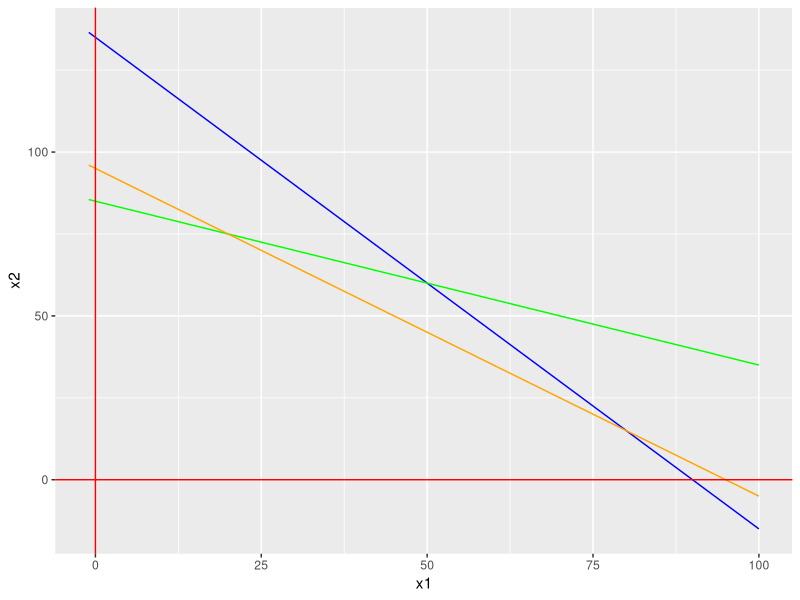
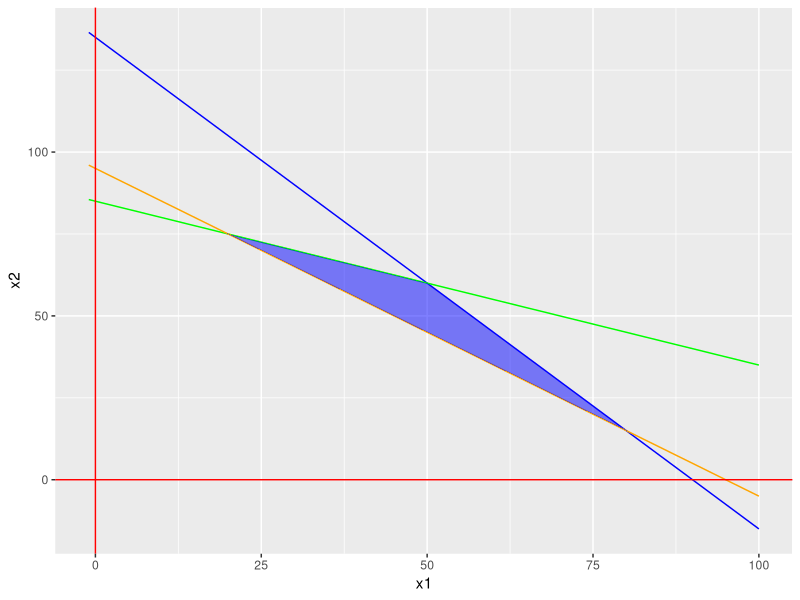
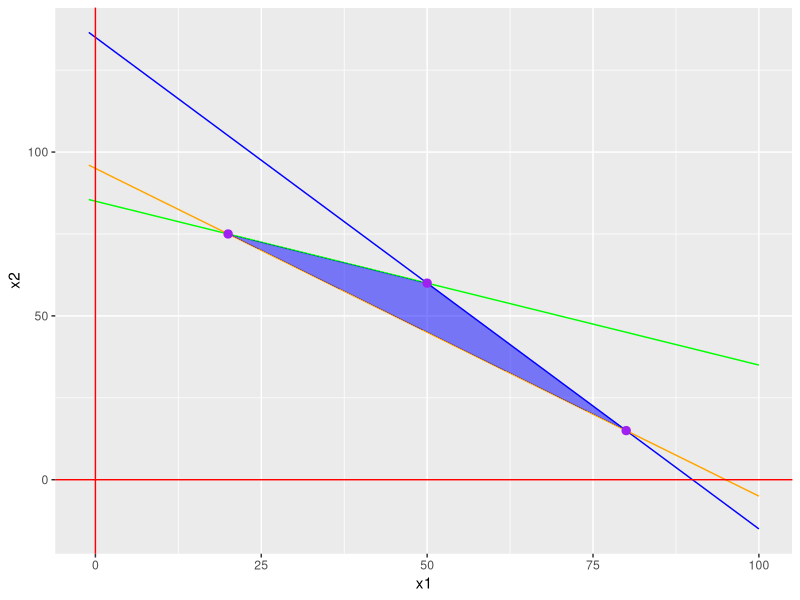
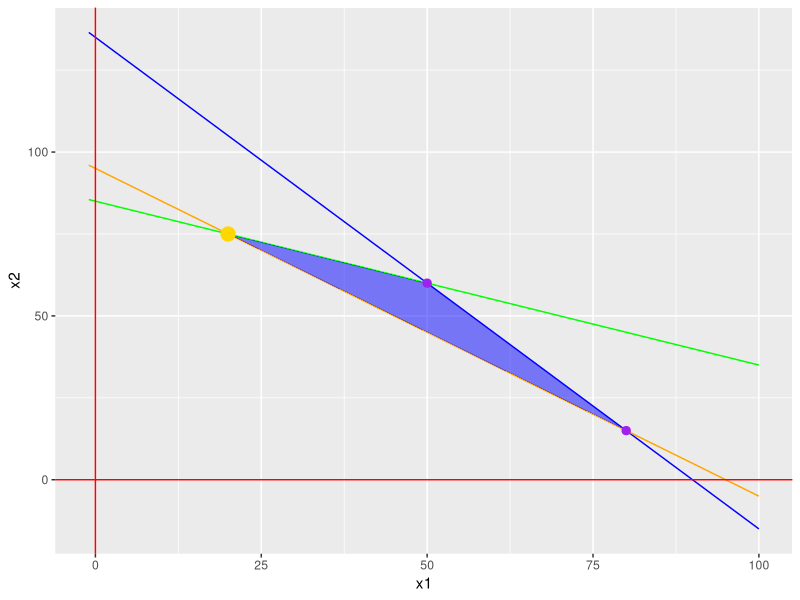

Generate these figures, in order, with R:
## ---- chunk 1
knitr::opts_chunk$set(echo = TRUE)
## ---- chunk 2
# Restricciones
R1 = function(x1) 135-1.5*x1
R2 = function(x1) 85-0.5*x1
R3 = function(x1) 95-x1

x1 = seq(-1,100, length.out=100)
datos = data.frame(x1,
                   x2=R1(x1),
                   x2.2=R2(x1),
                   x2.3=R3(x1))
## ---- chunk 3

library(ggplot2)
p = ggplot(datos, aes(x=x1)) +
  geom_line(aes(y=x2), col="blue") +
  geom_line(aes(y=x2.2), col="green") +
  geom_line(aes(y=x2.3), col="orange") +
  geom_vline(xintercept = 0, col="red") +
  geom_hline(yintercept = 0, col="red")

p
## ---- chunk 4
datos = transform(datos,
                  z=pmax(x2.3,pmin(x2,x2.2)))

p = p + geom_ribbon(data=datos,
                    aes(ymin=x2.3,ymax=z),
                    fill="blue", alpha=0.5)
p
## ---- chunk 5
A = rbind(c(30,20),
          c(5,10),
          c(1,1))

b = c(2700,850,95)

pto.R1R2 = solve(A[1:2,], b[1:2])
pto.R1R3 = solve(A[c(1,3),], b[c(1,3)])
pto.R2R3 = solve(A[2:3,], b[2:3])

puntos = rbind(pto.R1R2, pto.R1R3, pto.R2R3)
puntos = as.data.frame(puntos)
puntos #podemos cambiar los nombres pero no es necesario
## ---- chunk 6
p = p + geom_point(data=puntos,
               aes(x=V1, y=V2),
               col="purple", size=2.5)
p
## ---- chunk 7
f.obj = function(x) 20*x[1] + 60*x[2]
aux = f.obj(puntos)
aux # arrastra el nombre de la variable de puntos
puntos[which.max(aux$V1),]

p + geom_point(data= puntos[which.max(aux$V1),],
               aes(x=V1, y=V2),
               col="gold", size=4.5)
## ---- chunk 8
install.packages("lpSolve")
library(lpSolve)
?lp
## ---- chunk 9
coef = c(1,9,3) # función objetivo

A = rbind(c(1,2,3),
          c(3,2,2)) # restricciones explícitas

dir = c(">=", "<=") # sentido de las restricciones

b = c(1,15) # vector del lado derecho

sol = lp("max",coef,A,dir,b) #guardamos la solución
sol
sol$status
sol$solution
sol$objval

?lp.object # más información en el menú de ayuda
# También podemos pulsar "view" en el panel "Data" de RStudio
